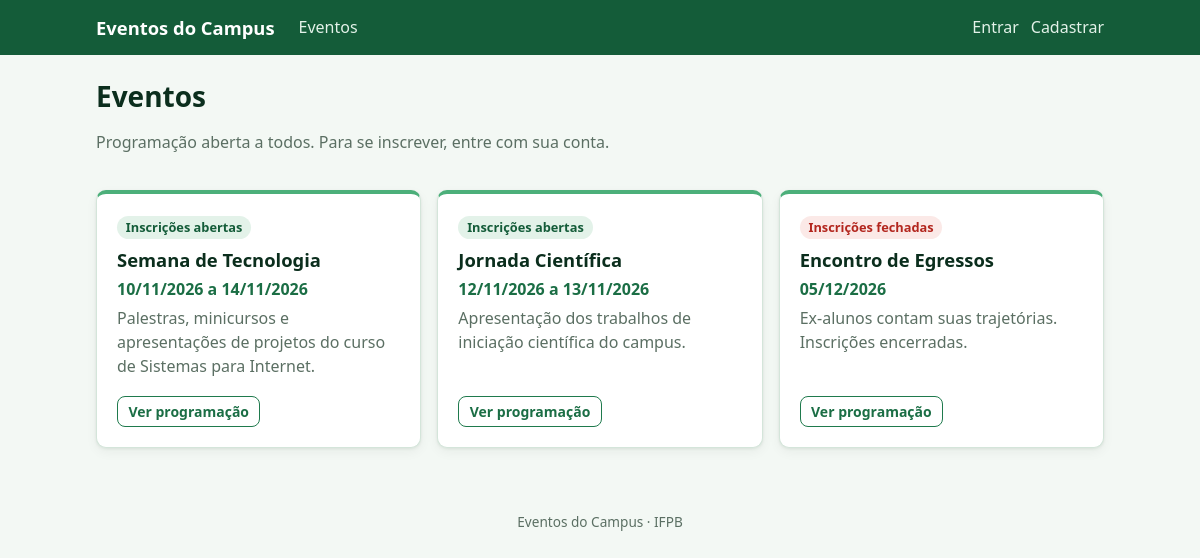
The page / on the database its author committed.
### eventos/models.py (models this page shows, shortened)
class Evento(models.Model):
    nome = models.CharField('nome', max_length=200)
    descricao = models.TextField('descrição')
    data_inicio = models.DateField('data de início')
    data_fim = models.DateField('data de fim')
    inscricoes_abertas = models.BooleanField('inscrições abertas', default=True)
    organizador = models.ForeignKey(
        settings.AUTH_USER_MODEL,
        on_delete=models.PROTECT,
        related_name='eventos_organizados',
        verbose_name='organizador',
    )
    class Meta:
        verbose_name = 'evento'
        verbose_name_plural = 'eventos'
        ordering = ['data_inicio', 'nome']
        constraints = [
            models.CheckConstraint(
                check=Q(data_fim__gte=F('data_inicio')),
                name='evento_fim_depois_do_inicio',
                violation_error_message='A data de fim não pode ser anterior à data de início.',
            ),
        ]

### eventos/views.py (the view)
# urls.py: path('', views.EventoListView.as_view(), name='lista'),
class EventoListView(ListView):
    template_name = 'eventos/evento_list.html'
    context_object_name = 'eventos'
    queryset = (
        Evento.objects.all()
    )

### eventos/templates/eventos/evento_list.html (shortened to what this page needs)
{% extends 'base.html' %}
{% block conteudo %}
<div class="cabecalho-pagina">
    <div>
        <h1>Eventos</h1>
        <p class="texto-suave">Programação aberta a todos. Para se inscrever, entre com sua conta.</p>
    </div>
</div>
<div class="grade-cartoes">
    {% for evento in eventos %}
        <article class="cartao cartao-evento">
            <div class="cartao-evento-topo">
                {% if evento.inscricoes_abertas %}
                    <span class="etiqueta">Inscrições abertas</span>
                {% else %}
                    <span class="etiqueta etiqueta-perigo">Inscrições fechadas</span>
                {% endif %}
            </div>
            <h3>{{ evento.nome }}</h3>
            <p class="periodo">
                {% if evento.data_inicio == evento.data_fim %}
                    {{ evento.data_inicio|date:"d/m/Y" }}
                {% else %}
                    {{ evento.data_inicio|date:"d/m/Y" }} a {{ evento.data_fim|date:"d/m/Y" }}
                {% endif %}
            </p>
            <p class="texto-suave">{{ evento.descricao|truncatewords:25 }}</p>
            <div class="acoes">
                <a class="botao botao-secundario botao-pequeno" href="{% url 'eventos:detalhe' evento.pk %}">Ver programação</a>
            </div>
        </article>
    {% empty %}
        <div class="vazio">Nenhum evento cadastrado ainda.</div>
    {% endfor %}
</div>
{% endblock %}

### static/css/estilo.css (style rules this page uses)
:root { --verde-950: #0b2e1d; --verde-800: #145c39; --verde-700: #1b6e45; --verde-600: #1f7a4d; --verde-400: #4caf7a; --verde-200: #b9e2c9; --verde-100: #e3f2e9; --verde-50: #f3f8f4; --texto: #1b2b22; --texto-suave: #5b6f63; --borda: #d4e5da; --superficie: #ffffff; --perigo: #b3261e; --perigo-claro: #fbe9e7; --aviso: #8a5a00; --aviso-claro: #fff4d6; --raio: 10px; --sombra: 0 1px 3px rgba(11, 46, 29, .08), 0 4px 12px rgba(11, 46, 29, .05); }
* { box-sizing: border-box; }
body { margin: 0; font-family: system-ui, -apple-system, "Segoe UI", Roboto, sans-serif; color: var(--texto); background: var(--verde-50); line-height: 1.5; }
a { color: var(--verde-700); }
h1, h2, h3 { color: var(--verde-950); line-height: 1.25; }
h1 { font-size: 1.75rem; margin: 0 0 .25rem; }
h3 { font-size: 1.05rem; margin: 0 0 .5rem; }
.cabecalho-pagina { display: flex; flex-wrap: wrap; align-items: flex-end; justify-content: space-between; gap: 1rem; margin-bottom: 1.25rem; }
.texto-suave { color: var(--texto-suave); }
.cartao { background: var(--superficie); border: 1px solid var(--borda); border-radius: var(--raio); padding: 1.25rem; box-shadow: var(--sombra); }
.grade-cartoes { display: grid; gap: 1rem; grid-template-columns: repeat(auto-fill, minmax(280px, 1fr)); }
.cartao-evento { display: flex; flex-direction: column; gap: .35rem; border-top: 4px solid var(--verde-400); }
.cartao-evento h3 { font-size: 1.15rem; margin: .25rem 0 0; }
.cartao-evento p { margin: 0; }
.cartao-evento .acoes { margin-top: auto; padding-top: .75rem; }
.periodo { font-weight: 600; color: var(--verde-700); }
.botao, button { display: inline-block; border: 1px solid var(--verde-600); background: var(--verde-600); color: #fff; padding: .5rem 1rem; border-radius: 8px; font: inherit; font-weight: 600; text-decoration: none; cursor: pointer; }
.botao-secundario { background: var(--superficie); color: var(--verde-700); }
.botao-pequeno { padding: .25rem .65rem; font-size: .875rem; }
.acoes { display: flex; flex-wrap: wrap; align-items: center; gap: .5rem; }
.etiqueta { display: inline-block; padding: .1rem .55rem; border-radius: 999px; font-size: .8rem; font-weight: 600; background: var(--verde-100); color: var(--verde-800); }
.etiqueta-perigo { background: var(--perigo-claro); color: var(--perigo); }

### rows shown on the page
Evento: inscricoes_abertas "Inscrições abertas", nome "Semana de Tecnologia", data_inicio "10/11/2026", data_fim "14/11/2026", descricao "Palestras, minicursos e apresentações de projetos do curso de Sistemas para Internet."
Evento: inscricoes_abertas "Inscrições abertas", nome "Jornada Científica", data_inicio "12/11/2026", data_fim "13/11/2026", descricao "Apresentação dos trabalhos de iniciação científica do campus."
Evento: inscricoes_abertas "Inscrições fechadas", nome "Encontro de Egressos", data_inicio "05/12/2026", descricao "Ex-alunos contam suas trajetórias. Inscrições encerradas."
